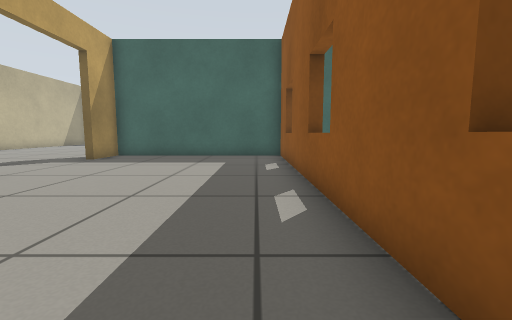
[1] (above)

23 first-person views from a walk through a Gazebo world. The camera is 0.5 m above the floor, tilts 6° down and sees 90° across. The floor is counted in squares, 0.5 m on a side. Each view is taken from the middle of a square. On the plan, view 1 faces up. The plan holds only what a view shows up to about 11 squares ahead; the rest is blank. Simple patterns stand in for the simulator's built-in surfaces.

[2]
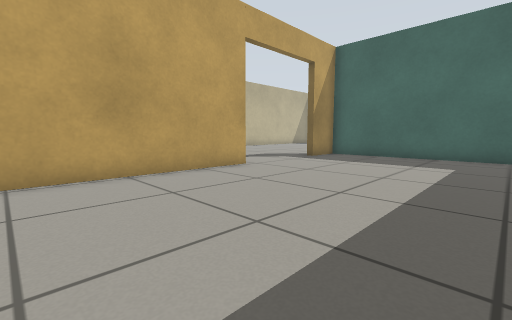

[3]
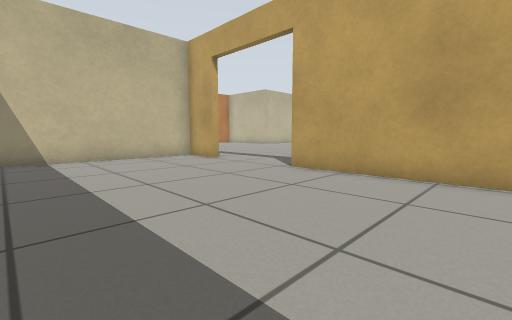

[4]
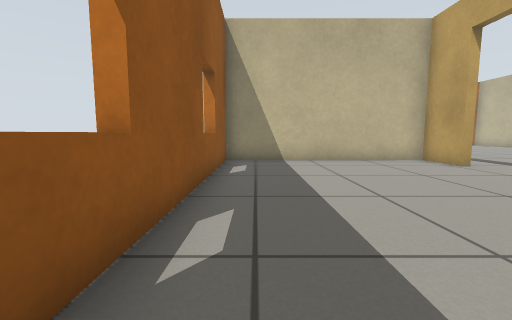

[5]
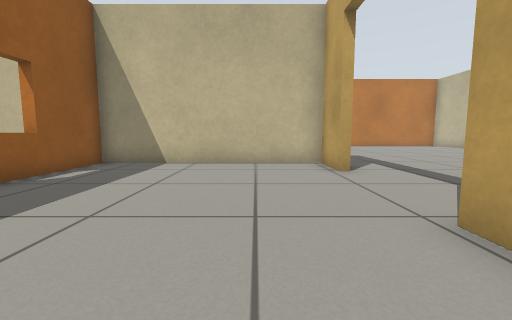

[6]
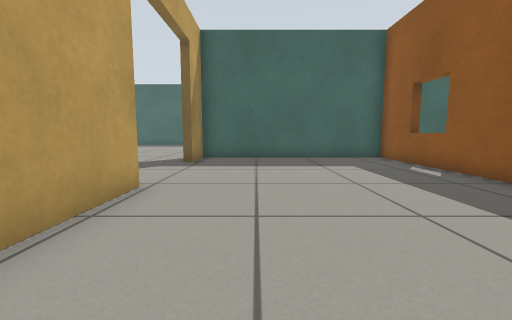

[7]
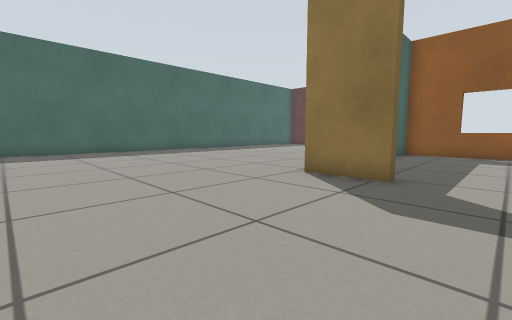

[8]
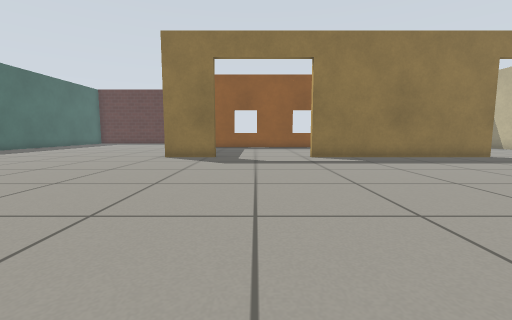

[9]
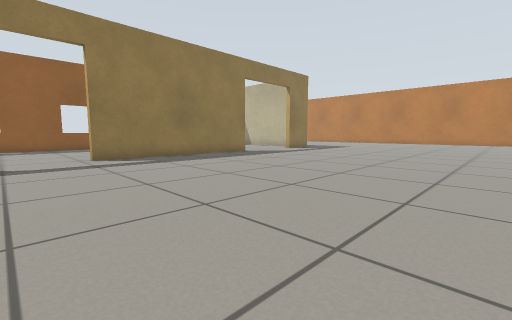

[10]
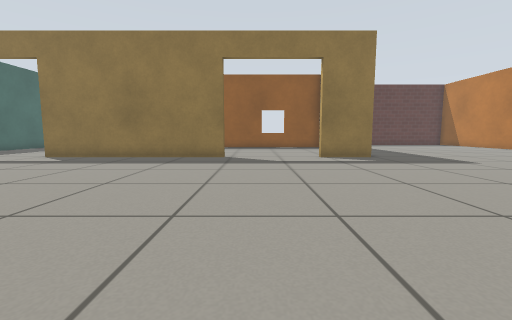

[11]
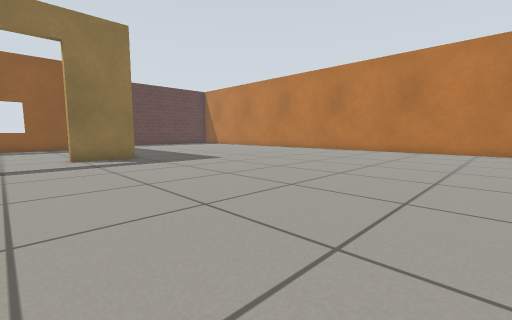

[12]
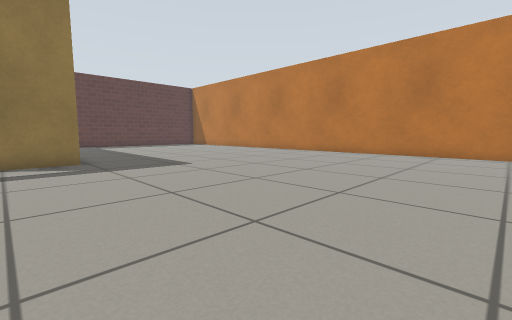

[13]
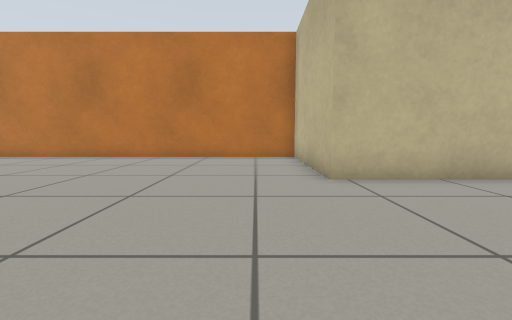

[14]
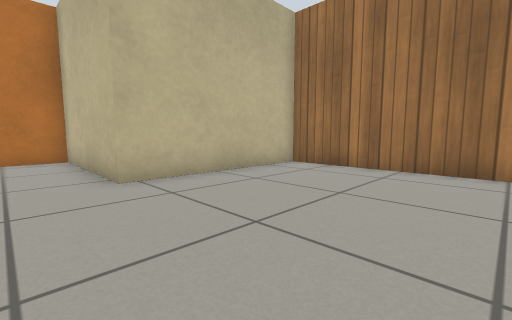

[15]
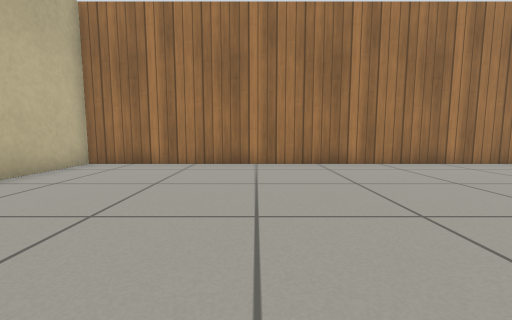

[16]
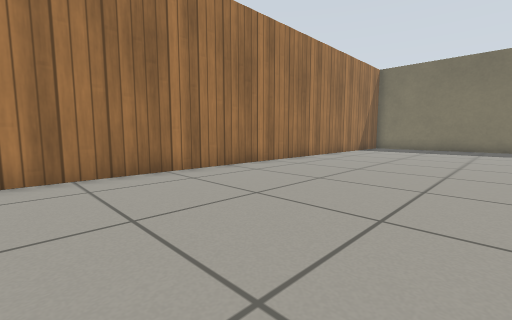

[17]
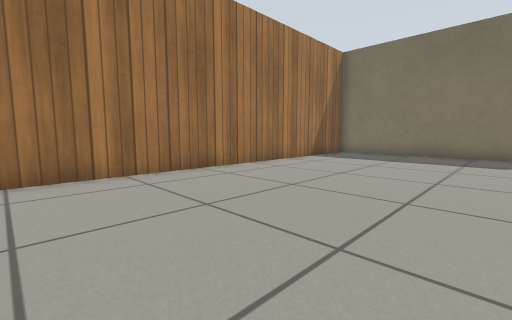

[18]
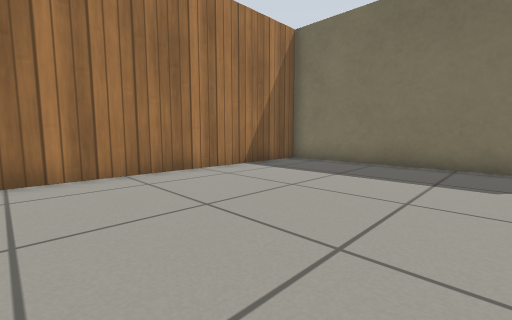

[19]
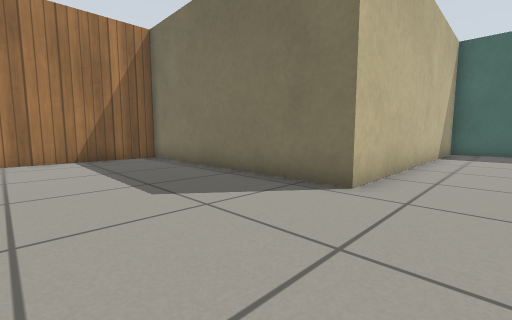

[20]
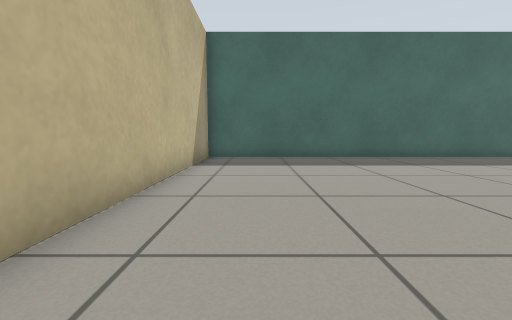

[21]
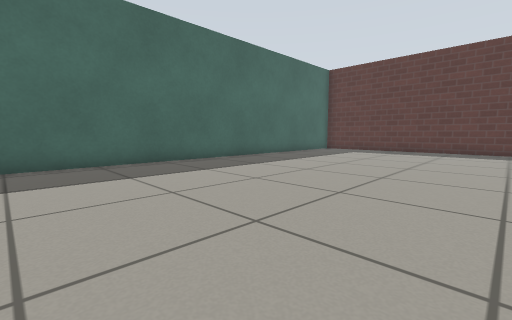

[22]
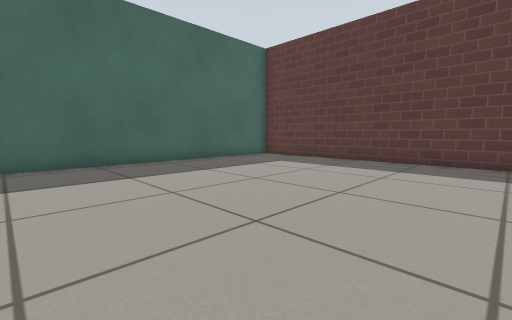

[23]
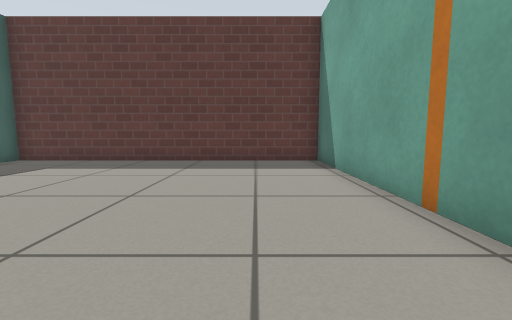

### Floor plan
Ten units are one square. View 1 is at (0, 0); x grows to the right and y downward. Boxes are objects, and circles mark ways between rooms. Rooms are numbered by the first view taken in them; rooms with no view inside come last. Other rooms are left out.
<svg viewBox="-238 -231 316 423">
<path fill="none" stroke="#000" d="M-62 -58 -62 18M-62 56 -62 74 11 74 11 -115 -62 -115 -62 -96M-65 18 -65 -58M-65 -96 -65 -118M-65 79 -65 56M1 -117 73 -117 73 -226 -150 -226 -150 -125 -233 -125 -233 134 -176 134 -176 187 -53 187"/>
<circle cx="-60" cy="-75" r="3" fill="#2a7"/>
<circle cx="-60" cy="35" r="3" fill="#2a7"/>
<text x="-30" y="-20">1</text>
<text x="-100" y="-20">2</text>
</svg>
Room 1 opens to room 2.

Where each view was taken, in squares from view 1:
view 1: 0 up, 0 right, facing up
view 2: 0 up, 0 right, facing up-left
view 3: 3 up, 0 right, facing down-left
view 4: 2 up, 0 right, facing down
view 5: 1 up, 4 left, facing down
view 6: 1 up, 4 left, facing up
view 7: 8 up, 12 left, facing up-right
view 8: 8 up, 17 left, facing right
view 9: 8 up, 17 left, facing down-right
view 10: 3 down, 17 left, facing right
view 11: 4 down, 17 left, facing down-right
view 12: 6 down, 16 left, facing down-right
view 13: 8 down, 16 left, facing down
view 14: 8 down, 16 left, facing down-left
view 15: 8 down, 15 left, facing left
view 16: 5 down, 17 left, facing up-left
view 17: 0 up, 17 left, facing up-left
view 18: 4 up, 17 left, facing up-left
view 19: 8 up, 13 left, facing up-left
view 20: 12 up, 13 left, facing up
view 21: 14 up, 8 left, facing up-right
view 22: 14 up, 2 left, facing up-right
view 23: 14 up, 2 left, facing right
